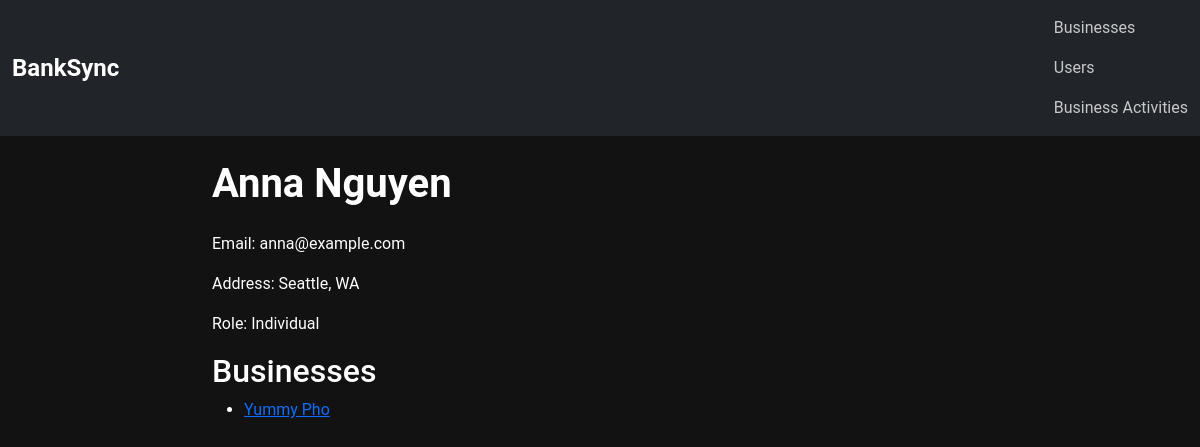
Screenshot of /bankrec/persons/5/ with the database file from the repository.
### bankrec/models.py (models this page shows, shortened)
class Person(models.Model):
    ROLES = [("individual", "Individual"), ("accountant", "Accountant")]
    first_name = models.CharField(max_length=100)
    last_name = models.CharField(max_length=100)
    email = models.EmailField(blank=True, null=True)
    address = models.TextField()
    role = models.CharField(max_length=20, choices=ROLES)

class Business(models.Model):
    name = models.CharField(max_length=100)
    person = models.ForeignKey(
        Person, related_name="businesses", on_delete=models.CASCADE
    )
    industry = models.CharField(max_length=100)  # i.e: Restaurants, Constructions,etc.

### bankrec/views.py (the view)
# urls.py: path("persons/<int:pk>/", PersonDetailView.as_view(), name="person_detail"),
class PersonDetailView(DetailView):
    model = Person
    template_name = "bankrec/person_detail.html"
    context_object_name = "person"

### bankrec/templates/bankrec/person_detail.html (shortened to what this page needs)
{% extends "bankrec/base.html" %}
{% block content %}
<h1>{{ person.first_name }} {{ person.last_name }}</h1>
<p>Email: {{ person.email }}</p>
<p>Address: {{ person.address }}</p>
<p>Role: {{ person.get_role_display }}</p>
{% if person.businesses.exists %}
    <h2>Businesses</h2>
    <ul>
        {% for business in person.businesses.all %}
            <li>
                <a href="{% url 'business_detail' business.id %}">{{ business.name }}</a>
            </li>
        {% endfor %}
    </ul>
{% endif %}
{% endblock %}

### static/styles.css (style rules this page uses)
body { background-color: #121212; color: #ffffff; font-family: 'Roboto', sans-serif; margin: 0; padding: 0; }
h1 { color: #ffffff; font-weight: 700; margin-bottom: 1.5rem; }

### rows the page displays
Person: first_name "Anna", last_name "Nguyen", email "anna@example.com", address "Seattle, WA", role "Individual"
Business: name "Yummy Pho"
